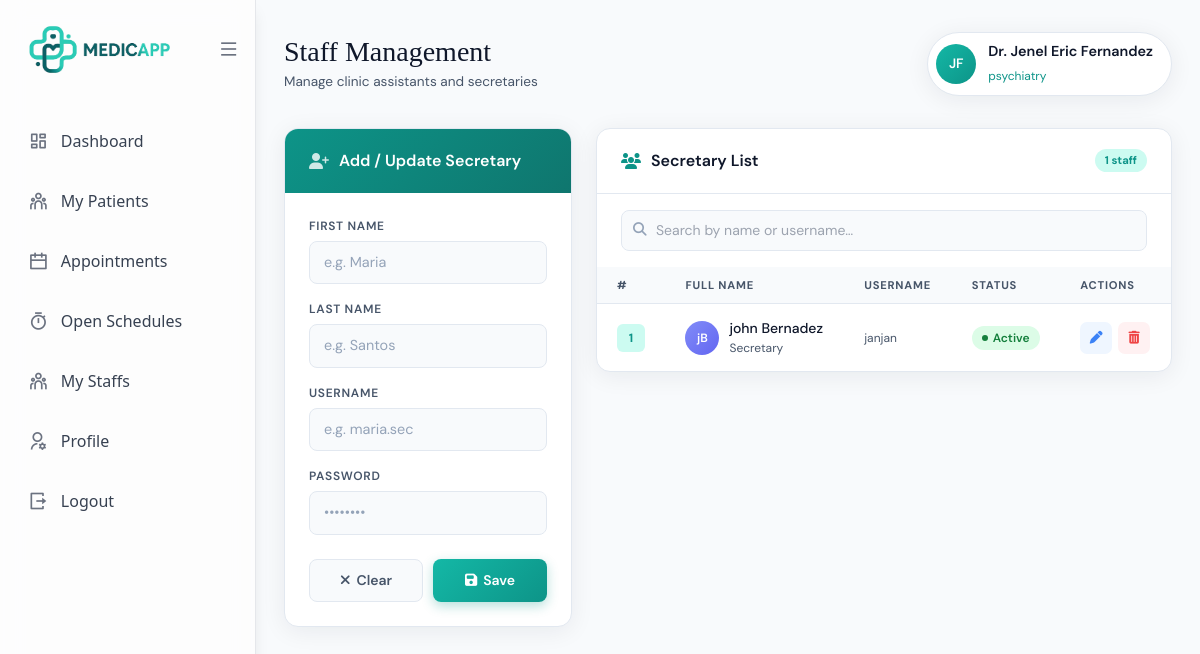
The page /doctor/secretary (signed in) on the database its author committed.
### app/models/doctor.py (models this page shows)
class Doctor(db.Model):
    __tablename__ = "doctor"
    doctor_id: Mapped[int] = mapped_column(Integer, primary_key=True, autoincrement=True)
    account_id: Mapped[int] = mapped_column(ForeignKey("account.account_id"), unique=True)
    firstname: Mapped[str] = mapped_column(String(50), nullable=False)
    middlename: Mapped[str] = mapped_column(String(50), nullable=True)
    lastname: Mapped[str] = mapped_column(String(50), nullable=False)
    age: Mapped[int] = mapped_column(Integer, nullable=False)
    bloodtype: Mapped[str] = mapped_column(String(10), nullable=True)
    height: Mapped[str] = mapped_column(String(10), nullable=True)
    weight: Mapped[str] = mapped_column(String(10), nullable=True)
    specialization: Mapped[str] = mapped_column(String(100), nullable=True)
    gender: Mapped[str] = mapped_column(String(10), nullable=False)
    dob: Mapped[str] = mapped_column(String(10), nullable=False)
    pob: Mapped[str] = mapped_column(String(100), nullable=False)
    civilstatus: Mapped[str] = mapped_column(String(20), nullable=False)
    degree: Mapped[str] = mapped_column(String(100), nullable=False)
    nationality: Mapped[str] = mapped_column(String(100), nullable=False)
    religion: Mapped[str] = mapped_column(String(100), nullable=False)
    phone: Mapped[str] = mapped_column(String(20), nullable=False)
    email: Mapped[str] = mapped_column(String(100), nullable=False)
    profile_image: Mapped[str | None] = mapped_column(String(255), nullable=True)
    created_at: Mapped[datetime] = mapped_column(DateTime, default=datetime.utcnow, nullable=False)
    account: Mapped["Account"] = relationship(back_populates="doctor")
    appointments: Mapped[list["Appointment"]] = relationship(back_populates="doctor")
    records: Mapped[list["MedicalRecord"]] = relationship(back_populates="doctor")
    doctor_schedule: Mapped["Doctor_Schedule"] = relationship(back_populates="doctor")
    secretary: Mapped["Doctor_Secretary"] = relationship(back_populates="doctor")

### app/models/doctor_secretary.py (models this page shows)
class Doctor_Secretary(db.Model):
    __tablename__ = "doctor_secretary"
    secretary_id: Mapped[int] = mapped_column(
        Integer, primary_key=True, autoincrement=True
    )
    account_id: Mapped[int] = mapped_column(
        Integer,
        ForeignKey("account.account_id"),
        nullable=False,
        unique=True
    )
    doctor_id: Mapped[int] = mapped_column(
        Integer,
        ForeignKey("doctor.doctor_id"),
        nullable=False
    )
    firstname: Mapped[str] = mapped_column(
        String(100), nullable=False
    )
    lastname: Mapped[str] = mapped_column(
        String(100), nullable=False
    )
    created_at: Mapped[datetime] = mapped_column(
        DateTime, default=datetime.utcnow
    )
    account = relationship("Account")
    doctor = relationship("Doctor", back_populates="secretary")

### app/models/account.py (models this page shows, shortened)
class Account(db.Model, UserMixin):
    __tablename__ = "account"
    account_id: Mapped[int] = mapped_column(
        Integer, primary_key=True, autoincrement=True
    )
    username: Mapped[str] = mapped_column(
        String(100), unique=True, nullable=False
    )
    password_hash: Mapped[str] = mapped_column(
        String(255), nullable=False
    )
    role: Mapped[str] = mapped_column(
        String(20), nullable=False
    )
    active: Mapped[bool] = mapped_column(
        Boolean, default=True, nullable=False
    )
    created_at: Mapped[datetime] = mapped_column(
        DateTime, default=datetime.utcnow
    )
    updated_at: Mapped[datetime] = mapped_column(
        DateTime,
        default=datetime.utcnow,
        onupdate=datetime.utcnow,
        nullable=False
    )
    patient = relationship("Patient", back_populates="account", uselist=False)
    doctor = relationship("Doctor", back_populates="account", uselist=False)
    @property
    def is_authenticated(self):
        return True

### app/routes/doctor/secretary.py (the view)
@doctor_bp.route("/secretary")
@login_required
def list_secretaries():
    if current_user.role != "doctor":
        return redirect (url_for('misc.forbidden'))
    doctor = Doctor.query.filter_by(
        account_id=current_user.account_id
    ).first_or_404()
    secretaries = Doctor_Secretary.query.filter_by(
        doctor_id=doctor.doctor_id
    ).all()
    return render_template(
        "doctor/doctor_secretary.html",
        secretaries=secretaries,
        doctor=doctor
    )

### app/routes/auth/login.py (called while the page is built)
@login_manager.user_loader
def load_user(account_id):
    return Account.query.get(int(account_id))

### app/templates/doctor/doctor_secretary.html (shortened to what this page needs)
{% extends 'base/layout.html' %}
{% block content %}
{% include 'doctor/doctor_sidebar.html' %}
{% include 'base/notification.html' %}
<div class="w-full sm-page">
  <div class="sm-header">
    <div class="sm-header-left">
      <h1>Staff Management</h1>
      <p>Manage clinic assistants and secretaries</p>
    </div>
    <div class="sm-doctor-chip">
      <div class="sm-avatar">
        {% if doctor.profile_image %}
          <img src="{{ doctor.profile_image }}" alt="avatar">
        {% else %}
          {{ doctor.firstname[0] }}{{ doctor.lastname[0] }}
        {% endif %}
      </div>
      <div class="sm-doctor-info">
        <strong>Dr. {{ doctor.firstname }} {{ doctor.lastname }}</strong>
        <span>{{ doctor.specialization }}</span>
      </div>
    </div>
  </div>
  <div class="sm-body">
    <div class="sm-form-card">
        <div class="sm-form-header">
            <i class="fas fa-user-plus"></i>
            <h2>Add / Update Secretary</h2>
        </div>
        <form method="POST"
                action="{{ url_for('doctor.create_secretary') }}"
                id="secretaryForm">
            <div class="sm-form-body">
            <div class="sm-field">
                <label>First Name</label>
                <input type="text" name="firstname" id="firstname" placeholder="e.g. Maria" required>
            </div>
            <div class="sm-field">
                <label>Last Name</label>
                <input type="text" name="lastname" id="lastname" placeholder="e.g. Santos" required>
            </div>
            <div class="sm-field">
                <label>Username</label>
                <input type="text" name="username" id="username" placeholder="e.g. maria.sec" required>
            </div>
            <div class="sm-field">
                <label>Password</label>
                <input type="password" name="password" id="password" placeholder="••••••••">
            </div>
            </div>
            <div class="sm-form-actions">
            <button type="button" class="btn btn-clear" onclick="clearForm()">
                <i class="fas fa-xmark"></i> Clear
            </button>
            <button type="submit" class="btn btn-save">
                <i class="fas fa-floppy-disk"></i> Save
            </button>
            </div>
        </form>
    </div>
    <div class="sm-list-card">
      <div class="sm-list-header">
        <div class="sm-list-header-left">
          <i class="fas fa-users"></i>
          <h2>Secretary List</h2>
        </div>
        <span class="sm-badge">1 staff</span>
      </div>
      <div class="sm-search">
        <i class="fas fa-magnifying-glass"></i>
        <input type="text" placeholder="Search by name or username…">
      </div>
      <div class="sm-table-wrap">
        <table>
          <thead>
            <tr>
              <th>#</th>
              <th>Full Name</th>
              <th>Username</th>
              <th>Status</th>
              <th>Actions</th>
            </tr>
          </thead>
          <tbody>
            {% for s in secretaries %}
            <tr>
                <td><span class="sm-id-badge">{{ loop.index }}</span></td>
                <td>
                <div class="sm-name-cell">
                    <div class="sm-row-avatar">
                    {{ s.firstname[0] }}{{ s.lastname[0] }}
                    </div>
                    <div>
                    <div class="sm-row-name">{{ s.firstname }} {{ s.lastname }}</div>
                    <div class="sm-row-sub">Secretary</div>
                    </div>
                </div>
                </td>
                <td><span class="sm-row-sub">{{ s.account.username }}</span></td>
                <td><span class="sm-status active">Active</span></td>
                <td>
                <div class="sm-actions">
                    <button type="button"
                            class="icon-btn icon-btn-edit"
                            title="Edit"
                            onclick="editSecretary('{{ s.secretary_id }}','{{ s.firstname }}','{{ s.lastname }}')">
                    <i class="fas fa-pen"></i>
                    </button>
                    <form method="POST"
                        action="{{ url_for('doctor.delete_secretary', secretary_id=s.secretary_id) }}"
                        onsubmit="return confirm('Delete this secretary?');">
                    <button type="submit" class="icon-btn icon-btn-delete" title="Delete">
                        <i class="fas fa-trash-can"></i>
                    </button>
                    </form>
                </div>
                </td>
            </tr>
            {% else %}
            <tr>
                <td colspan="5" class="sm-empty">
                <p>No secretaries found.</p>
                </td>
            </tr>
            {% endfor %}
            </tbody>
        </table>
      </div>
    </div>
  </div>
</div>
{% endblock %}

### rows shown on the page
Doctor: firstname "J", lastname "F", firstname "Jenel Eric", lastname "Fernandez", specialization "psychiatry"
Doctor_Secretary: firstname "j", lastname "B", firstname "john", lastname "Bernadez", account.username "janjan"
